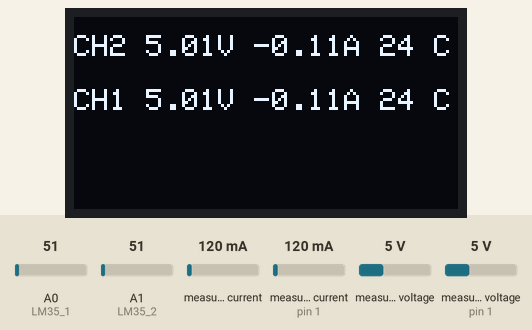
Recording of a sketch running on a simulated Arduino Uno, built with avr-gcc and run on an emulated ATmega328P. Shown: 128×64 one-colour display. The inputs (shaded band) are chosen by the test bench; at power-on: measured current 120 mA, measured current (sensor on pin 1) 120 mA, A0 (LM35_1) = 51, A1 (LM35_2) = 51, measured voltage 5 V, measured voltage (sensor on pin 1) 5 V.

Above: at 5.2 s.
5.3 s: measured current (sensor 0) set to 40 mA
At 6.1 s:
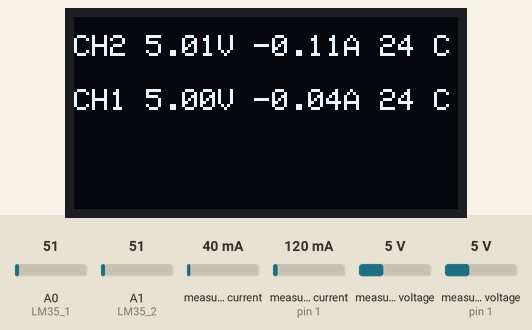
6.8 s: measured current (sensor on pin 1) set to 40 mA
At 8.2 s:
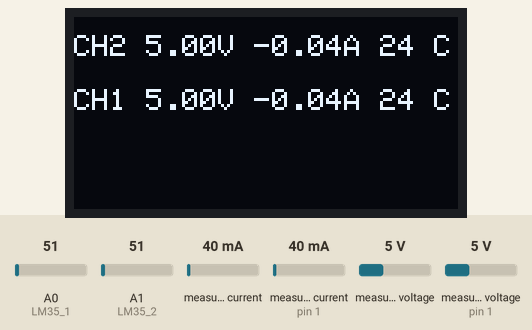
8.5 s: A0 (LM35_1) set to 61
At 9.4 s:
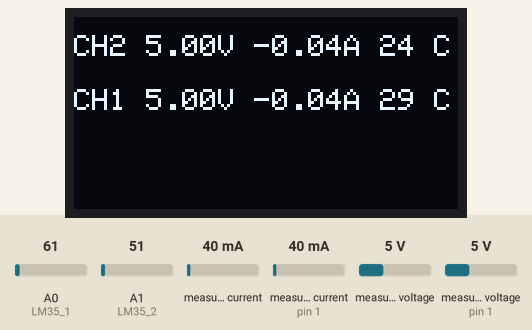
10.2 s: A1 (LM35_2) set to 61
At 11.6 s:
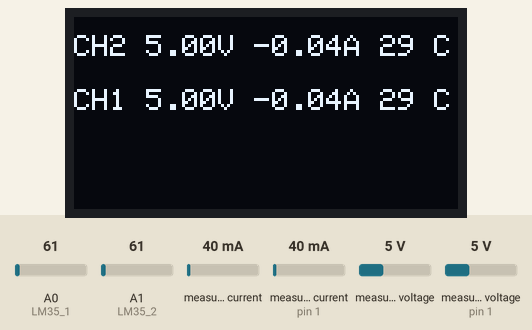
11.9 s: measured voltage (sensor 0) set to 0.3 V
At 12.8 s:
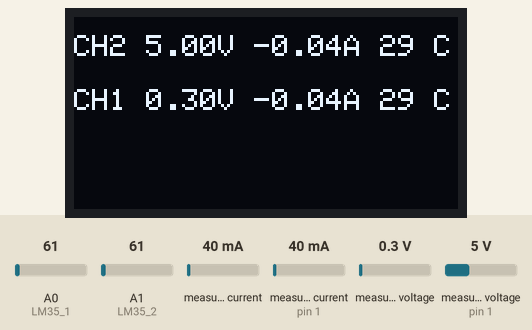
13.6 s: measured voltage (sensor on pin 1) set to 0.3 V
At 15.1 s:
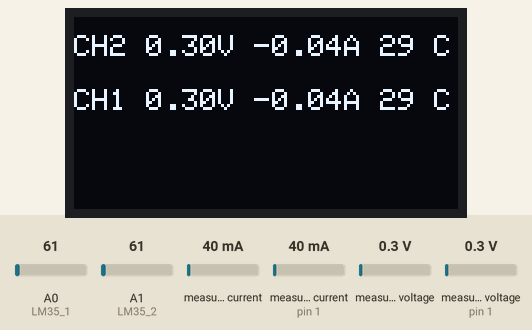
Timing chart, 0 to 16.3 s (numbered marks = the images above; inputs shaded):
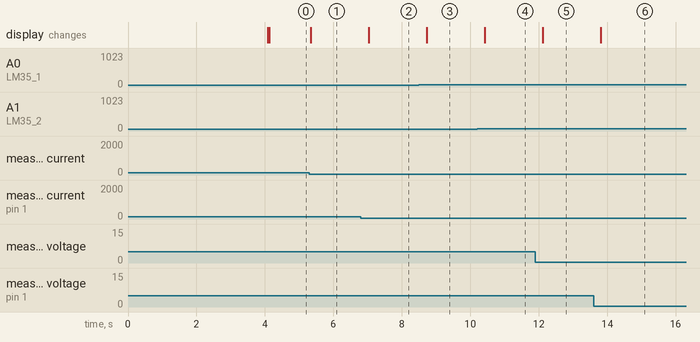

Measured:
- after the input at 5.3 s, the display: changes at once (image 1)
- after the input at 6.8 s, the display: changes after 0.23 s (image 2)
- after the input at 8.5 s, the display: changes after 0.23 s (image 3)
- after the input at 10.2 s, the display: changes after 0.22 s (image 4)
- after the input at 11.9 s, the display: changes after 0.21 s (image 5)
- after the input at 13.6 s, the display: changes after 0.21 s (image 6)

The sketch:

usb3a.ino
```cpp
// (licence header left out)
#include <SPI.h>
#include <Wire.h>
#include <Adafruit_GFX.h>
#include <Adafruit_SSD1306.h>
#include <stdio.h>
#include <Adafruit_INA219.h>

#define CONSIGNE_TEMP A0


Adafruit_INA219 ina219;
Adafruit_INA219 ina219_2(0x41);

// 2 adresse 0x40 et 0x41

#define OLED_RESET 4
Adafruit_SSD1306 display(OLED_RESET);

#define LM35_1 A0
#define LM35_2 A1

void setup()   {
	// Serial.begin(115200);
	display.begin(SSD1306_SWITCHCAPVCC, 0x3C);

	ina219.begin();
	ina219_2.begin();

	display.clearDisplay();

	display.setTextSize(2);
	display.setTextColor(WHITE);
	display.setCursor(0,0);
	display.println("VoRoBoTics");
	display.println("Tiny e-lab");

	display.display();
	delay(4000);
	display.clearDisplay();
	display.display();
	display.setTextSize(1);

}

void loop(){
	char ligne[22];
	char tmp_u[10];
	char tmp_i[10];
	char tmp_sv[10];
	char tmp_bv[10];

	float shuntvoltage = 0;
	float busvoltage = 0;
	float current_A = 0;
	float loadvoltage = 0;

	int temp1 = int( float(analogRead( LM35_1 ) ) * 500.0/1023.0);
	int temp2 = int( float(analogRead( LM35_2 ) ) * 500.0/1023.0);
	// Serial.print("Valeur brute :" );
	// Serial.println(temp1);


	shuntvoltage = ina219_2.getShuntVoltage_mV();
	busvoltage = ina219_2.getBusVoltage_V();
	current_A = -ina219_2.getCurrent_mA()/1050;// inversion du sens après essais ;-)
	loadvoltage = busvoltage + (shuntvoltage / 1000);


	//CH2 en haut ! Inattention au moment du cablage !
	// On aurait pu les appeler A et B avec A = CH2 mais bon
	dtostrf(loadvoltage,2,2,tmp_u);
	dtostrf(current_A,2,2,tmp_i);
	display.setCursor(0,6);

	sprintf( ligne, "CH2 %sV %sA %d C", tmp_u, tmp_i, temp2 );
	display.println(ligne);


	shuntvoltage = ina219.getShuntVoltage_mV();
	busvoltage = ina219.getBusVoltage_V();
	current_A = -ina219.getCurrent_mA()/1050; // inversion du sens après essais ;-)
	loadvoltage = busvoltage + (shuntvoltage / 1000);

	dtostrf(loadvoltage,2,2,tmp_u);
	dtostrf(current_A,2,2,tmp_i);
	display.setCursor(0,24);
	sprintf( ligne, "CH1 %sV %sA %d C", tmp_u, tmp_i, temp1 );
	display.println(ligne);


	display.display();

	delay (200);
	display.clearDisplay();


}
```
